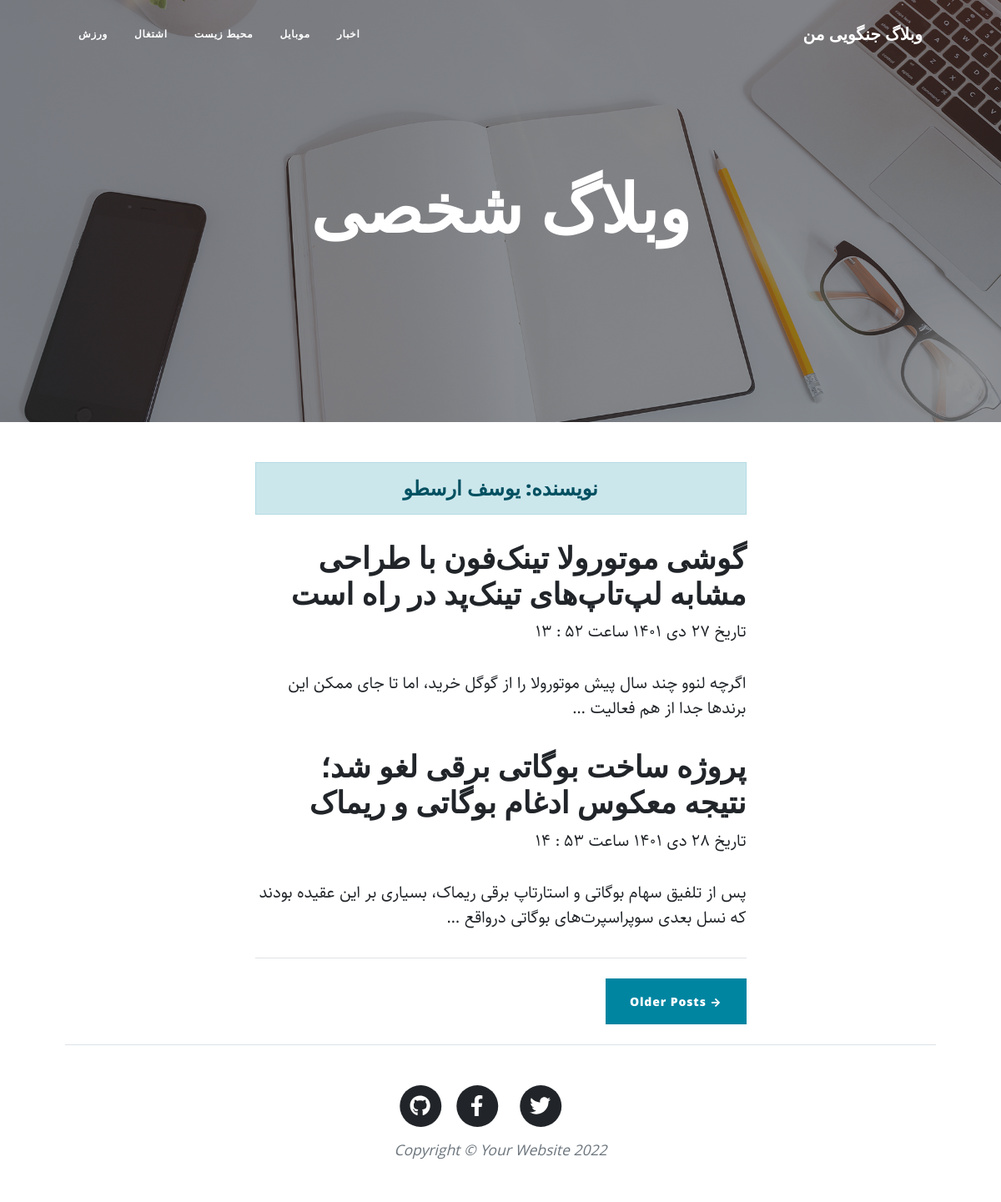
Screenshot of /author/yousef with the database file from the repository.
### blog/models.py (models this page shows, shortened)
class Category(models.Model):
    parent = models.ForeignKey("self", verbose_name="عنوان مقالات", on_delete=models.SET_NULL,blank=True,null=True,default=None,related_name="children")
    title = models.CharField(max_length=250,verbose_name="عنوان مقاله")
    slug = models.SlugField(max_length=250,verbose_name="اسلاگ")
    status = models.BooleanField(default=True,verbose_name="وضعیت")
    position = models.IntegerField(verbose_name="پوزیشن")
    class Meta:
        verbose_name = "دسته بندی"
        verbose_name_plural = "دسته بندی ها"
        ordering = ["position"]

class Articles(models.Model):
    draft = "d"
    publish = "p"
    STATUS_CHOICES = [
        (draft,"پیش نویس"),
        (publish,"منتشر شده")
    ]
    author = models.ForeignKey(User, blank=True,null=True,verbose_name="نویسندگان", on_delete=models.SET_NULL,related_name="articles")
    category = models.ManyToManyField("Category", verbose_name="دسته بندی",related_name="articles")
    title = models.CharField(max_length=250,verbose_name="عنوان مقاله")
    slug = models.SlugField(max_length=250,verbose_name="اسلاگ")
    description = models.TextField(verbose_name="مقاله")
    published = models.DateTimeField(default=timezone.now,verbose_name="تاریخ انتشار")
    thumbnail = models.ImageField(upload_to="images",verbose_name="عکس")
    created = models.DateTimeField(auto_now_add=True,verbose_name="تاریخ ایجاد مقاله")
    updated = models.DateTimeField(auto_now=True,verbose_name="تاریخ آپدیت")
    status = models.CharField(max_length=1,choices=STATUS_CHOICES,default=draft,verbose_name="وضعیت")
    class Meta:
        verbose_name = "مقاله"
        verbose_name_plural = "مقالات"
    def jpublished(self):
        return jalali_convertor(self.published)
    jpublished.short_description = "زمان انتشار"
    def category_to_published(self):
        return self.category.filter(status=True)
    category_to_published.short_description = "دسته بندی"
    objects = ArticleManager()

### blog/views.py (the view)
# urls.py: path("author/<slug:username>",author_list,name="author_list"),
def author_list(request,username,page=1):
    template_name="blog/author_list.html"
    author = get_object_or_404(User,username=username)
    paginator = Paginator(author.articles.published_manager(), 2)
    articles = paginator.get_page(page)
    context = {"author":author,"articles":articles}
    return render(request, template_name=template_name,context=context)

### blog/extensions/jalali.py (called while the page is built)
def jalali_convertor(time):
    days_of_week  = ["فروردین","اردیبهشت","خرداد","تبر","مرداد","شهریور","مهر","آبان","آذر","دی","بهمن","اسفند"]
    year = time.year
    month = time.month
    day = time.day
    res = Gregorian(f"{year}-{month}-{day}").persian_tuple()
    res =  f"{persian_number(res[2])} {days_of_week[res[1]]} {persian_number(res[0])} ساعت {persian_number(time.minute)} : {persian_number(time.hour)}"
    return res

def persian_number(number):
    number = f"{number}"
    english_array_number = ["0","1","2","3","4","5","6","7","8","9"]
    persian_array_number = ["۰","۱","۲","۳","۴","۵","۶","۷","۸","۹"]
    res = ""
    for num in number:
        for i,n in enumerate(english_array_number):
            if num == n:
                res+= persian_array_number[i]
    if len(res)<2:
        res = f"۰{res}"
    return res

### blog/extensions/utils.py (called while the page is built)
    def persian_tuple(self):
        return self.persian_year, self.persian_month, self.persian_day

### blog/models.py (called while the page is built)
    def published_manager(self):
        return self.filter(status="p")

### blog/templatetags/base_tag.py (called while the page is built)
@register.simple_tag
def title():
    return "وبلاگ جنگویی من"

@register.inclusion_tag("blog/partials/category_navbar.html")
def category_navbar():
    category = Category.objects.filter(status=True)
    return {
        "category" : category
    }

### templates/blog/author_list.html (shortened to what this page needs)
{% extends 'blog/base.html' %}
{% block main %}
<div class="container px-4 px-lg-5">
    <div class="row gx-4 gx-lg-5 justify-content-center">
        <div class="col-md-10 col-lg-8 col-xl-7">
            <a href="{% url 'blog:author_list' author.username %}"><h4 class="alert alert-primary text-center" > نویسنده: {{author.get_full_name}} </h4></a>
            {% for article in articles %}
                <div class="post-preview">
                    <a style="text-decoration: none;" href=" {% url 'blog:details' article.slug %} ">
                        <h2 class="post-title"> {{article.title}} </h2>
                        <time>تاریخ {{article.jpublished}}</p>
                        <p class="post-subtitle"> {{article.description | truncatewords:20}} </h3>
                    </a>
            </div>
            {% endfor %}
            <hr class="my-4" />
            <div class="  mb-4">
                {% if articles.has_next %}
                <a class="btn btn-primary " href="{% url 'blog:author_list' author.username articles.next_page_number %}">→ Older Posts </a>
                {% endif %}
            </div>
    </div>
</div>
{% endblock %}

### templates/blog/partials/category_navbar.html
<ul class="navbar-nav ms-auto py-4 py-lg-0">
    {% for cat in category  %}
    <li class="nav-item"><a class="nav-link px-lg-3 py-3 py-lg-4" href=" {% url 'blog:category_details' cat.slug %} "> {{cat.title}} </a></li>
    {% endfor %}
</ul>

### static/blog/css/rtl.css (style rules this page uses)
body { direction: rtl; text-align: right; font-family: "Sahel"; }
.navbar-expand-lg .navbar-nav { margin-left: initial !important; margin-right: auto; }

### rows the page displays
Category: title "اخبار"
Category: title "موبایل"
Category: title "محیط زیست"
Category: title "اشتغال"
Category: title "ورزش"
Articles: title "گوشی موتورولا تینک‌فون با طراحی مشابه لپ‌تاپ‌های تینک‌پد در راه است", jpublished "۲۷ دی ۱۴۰۱ ساعت ۵۲ : ۱۳", description "اگرچه لنوو چند سال پیش موتورولا را از گوگل خرید، اما تا جای ممکن این برندها جدا از هم فعالیت …"
Articles: title "پروژه ساخت بوگاتی برقی لغو شد؛ نتیجه معکوس ادغام بوگاتی و ریماک", jpublished "۲۸ دی ۱۴۰۱ ساعت ۵۳ : ۱۴", description "پس از تلفیق سهام بوگاتی و استارتاپ برقی ریماک، بسیاری بر این عقیده بودند که نسل بعدی سوپراسپرت‌های بوگاتی درواقع …"

### other values shown
{{ author.get_full_name }} "یوسف ارسطو"
